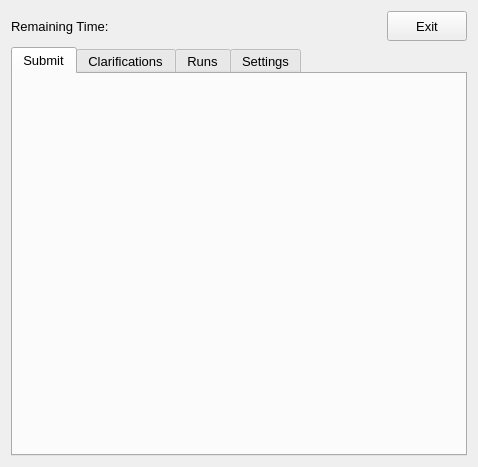
<?xml version="1.0" encoding="UTF-8"?>
<ui version="4.0">
 <class>MainWindow</class>
 <widget class="QWidget" name="MainWindow">
  <property name="geometry">
   <rect>
    <x>0</x>
    <y>0</y>
    <width>478</width>
    <height>467</height>
   </rect>
  </property>
  <property name="font">
   <font>
    <family>Arial</family>
    <pointsize>10</pointsize>
   </font>
  </property>
  <property name="windowTitle">
   <string>Judge Client</string>
  </property>
  <layout class="QVBoxLayout" name="verticalLayout">
   <item>
    <layout class="QHBoxLayout" name="horizontalLayout">
     <property name="sizeConstraint">
      <enum>QLayout::SetMinimumSize</enum>
     </property>
     <item>
      <widget class="QLabel" name="timeLabel">
       <property name="text">
        <string>Remaining Time: </string>
       </property>
      </widget>
     </item>
     <item>
      <widget class="QPushButton" name="exitButton">
       <property name="sizePolicy">
        <sizepolicy hsizetype="Fixed" vsizetype="Fixed">
         <horstretch>0</horstretch>
         <verstretch>0</verstretch>
        </sizepolicy>
       </property>
       <property name="minimumSize">
        <size>
         <width>80</width>
         <height>30</height>
        </size>
       </property>
       <property name="text">
        <string>Exit</string>
       </property>
      </widget>
     </item>
    </layout>
   </item>
   <item>
    <widget class="QTabWidget" name="tabWidget">
     <property name="tabShape">
      <enum>QTabWidget::Rounded</enum>
     </property>
     <property name="currentIndex">
      <number>0</number>
     </property>
     <widget class="QWidget" name="submitTab">
      <attribute name="title">
       <string>Submit</string>
      </attribute>
      <layout class="QVBoxLayout" name="verticalLayout_2"/>
     </widget>
     <widget class="QWidget" name="clarificationsTab">
      <attribute name="title">
       <string>Clarifications</string>
      </attribute>
      <layout class="QVBoxLayout" name="verticalLayout_5"/>
     </widget>
     <widget class="QWidget" name="runsTab">
      <attribute name="title">
       <string>Runs</string>
      </attribute>
      <layout class="QVBoxLayout" name="verticalLayout_4"/>
     </widget>
     <widget class="QWidget" name="settingsTab">
      <attribute name="title">
       <string>Settings</string>
      </attribute>
      <layout class="QVBoxLayout" name="verticalLayout_3"/>
     </widget>
    </widget>
   </item>
  </layout>
 </widget>
 <resources/>
 <connections/>
</ui>
